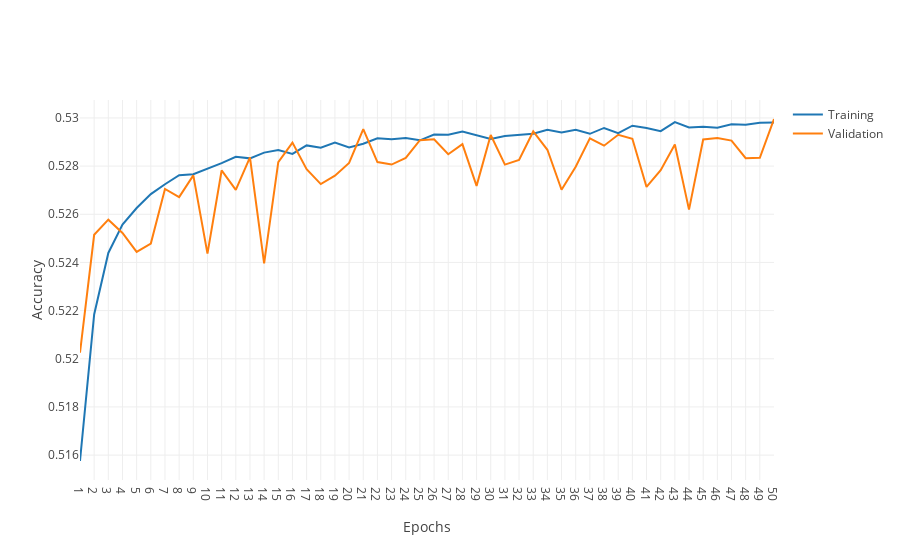

The notebook cell this image was saved under:
### Code cell
import plotly.graph_objects as go

epochs = list(range(1,len(fit_log_1_3.history['binary_accuracy'])+1))
training_accuracy = fit_log_1_3.history['binary_accuracy']
validation_accuracy = fit_log_1_3.history['val_binary_accuracy']

fig = go.Figure()
fig.add_trace(go.Scatter(
    x=epochs,
    y=training_accuracy,
    mode='lines',
    name='Training'))
fig.add_trace(go.Scatter(
    x=epochs,
    y=validation_accuracy,
    mode='lines',
    name='Validation'))
fig.update_layout(
    template='none',
    xaxis_title='Epochs',
    yaxis_title="Accuracy")
fig.update_xaxes(tick0=0, dtick=1)
# fig.update_yaxes(range=[0.5,1])
fig.show()
fig.write_image(f'../images/model_1_3_accuracy.png', scale=5)
pd.DataFrame({'epoch': epochs, 'training_accuracy':training_accuracy, 'validation_accuracy':validation_accuracy}).to_csv('../images/model_1_3_accuracy.csv', index=False)

### Figure 1 — Plotly figure (JSON) as saved in the notebook; plotly's stock layout.template omitted (floating-point values rounded to 4 significant figures)
{"data": [{"mode": "lines", "name": "Training", "type": "scatter", "x": [1, 2, 3, 4, 5, 6, 7, 8, 9, 10, 11, 12, 13, 14, 15, 16, 17, 18, 19, 20, 21, 22, 23, 24, 25, 26, 27, 28, 29, 30, 31, 32, 33, 34, 35, 36, 37, 38, 39, 40, 41, 42, 43, 44, 45, 46, 47, 48, 49, 50], "y": [0.5158, 0.5218, 0.5244, 0.5256, 0.5263, 0.5268, 0.5272, 0.5276, 0.5277, 0.5279, 0.5281, 0.5284, 0.5283, 0.5286, 0.5287, 0.5285, 0.5289, 0.5288, 0.529, 0.5288, 0.5289, 0.5292, 0.5291, 0.5292, 0.5291, 0.5293, 0.5293, 0.5294, 0.5293, 0.5291, 0.5292, 0.5293, 0.5293, 0.5295, 0.5294, 0.5295, 0.5293, 0.5296, 0.5294, 0.5297, 0.5296, 0.5294, 0.5298, 0.5296, 0.5296, 0.5296, 0.5297, 0.5297, 0.5298, 0.5298]}, {"mode": "lines", "name": "Validation", "type": "scatter", "x": [1, 2, 3, 4, 5, 6, 7, 8, 9, 10, 11, 12, 13, 14, 15, 16, 17, 18, 19, 20, 21, 22, 23, 24, 25, 26, 27, 28, 29, 30, 31, 32, 33, 34, 35, 36, 37, 38, 39, 40, 41, 42, 43, 44, 45, 46, 47, 48, 49, 50], "y": [0.5203, 0.5251, 0.5258, 0.5252, 0.5244, 0.5248, 0.5271, 0.5267, 0.5276, 0.5244, 0.5278, 0.527, 0.5284, 0.524, 0.5282, 0.529, 0.5279, 0.5273, 0.5276, 0.5281, 0.5295, 0.5282, 0.5281, 0.5283, 0.5291, 0.5291, 0.5285, 0.5289, 0.5272, 0.5293, 0.5281, 0.5283, 0.5294, 0.5287, 0.527, 0.528, 0.5292, 0.5288, 0.5293, 0.5291, 0.5271, 0.5278, 0.5289, 0.5262, 0.5291, 0.5292, 0.5291, 0.5283, 0.5283, 0.53]}], "layout": {"xaxis": {"dtick": 1, "tick0": 0, "title": {"text": "Epochs"}}, "yaxis": {"title": {"text": "Accuracy"}}}}
